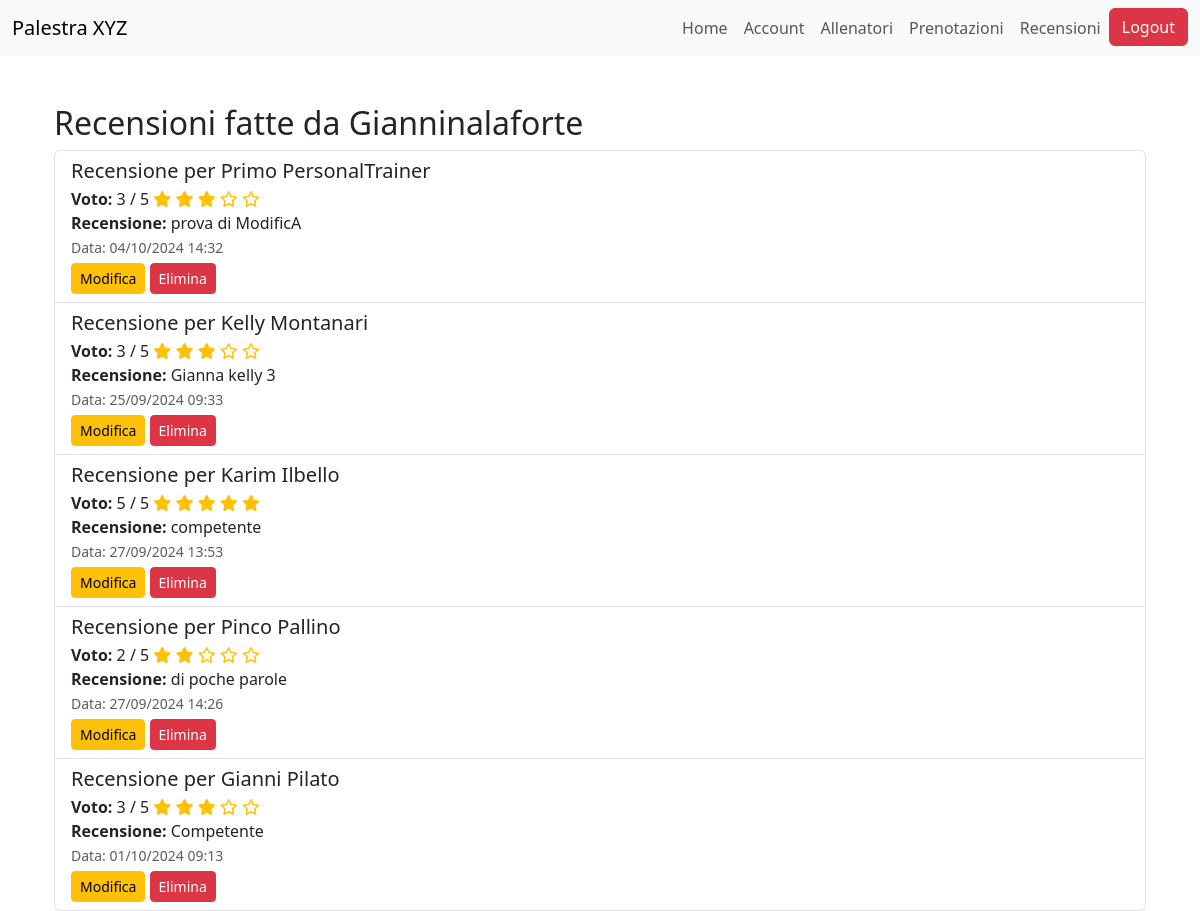
Page /reviews/lista/ (signed in) on the earlier database version.
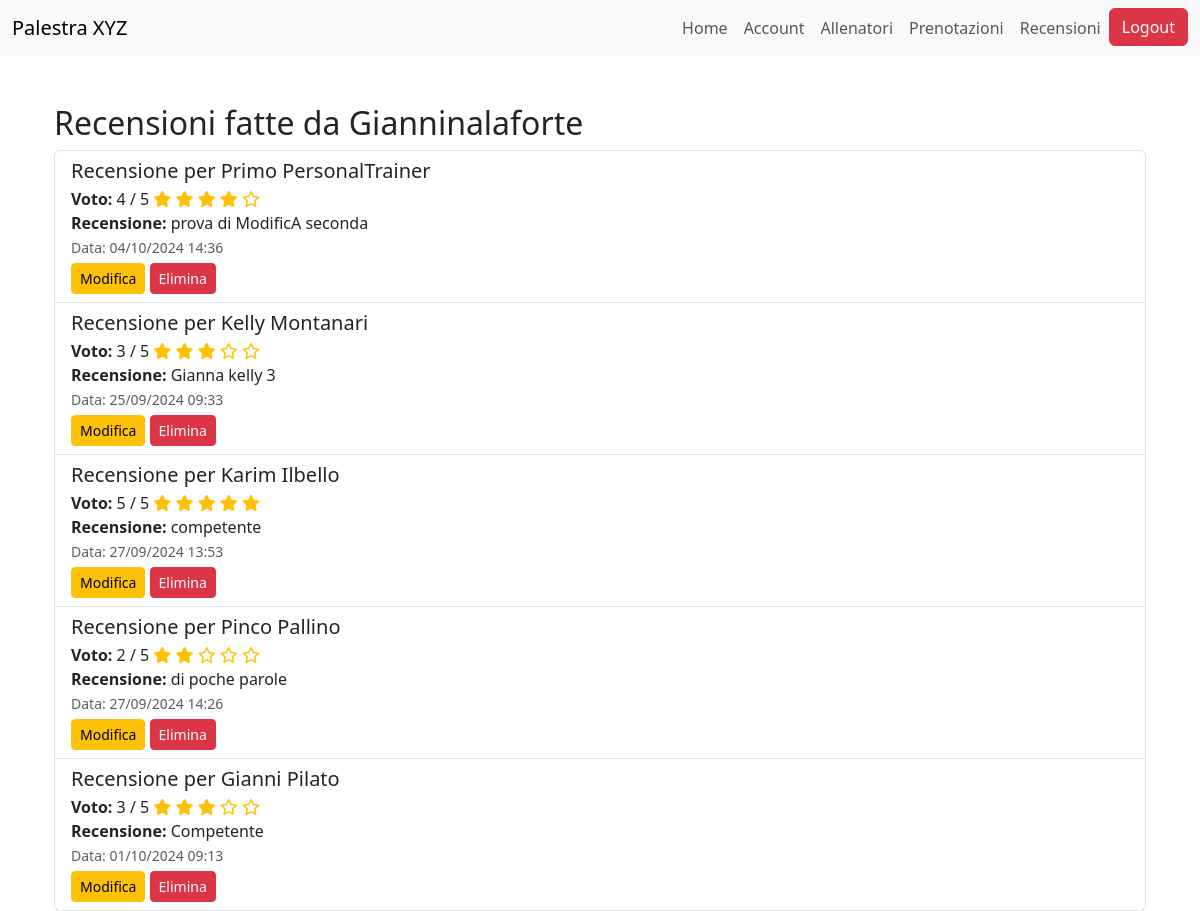
Same page on the later database version.
### reviews/models.py (models this page shows, shortened)
class Recensione(models.Model):
    registrato_utente = models.ForeignKey(RegistratoUtente, on_delete=models.CASCADE)
    personal_trainer = models.ForeignKey(PersonalTrainer, on_delete=models.CASCADE)
    recensione_testuale = models.TextField(max_length=500)
    voto = models.PositiveSmallIntegerField(choices=[(i, str(i)) for i in range(1, 6)])  # Voti da 1 a 5 stelle
    data_recensione = models.DateTimeField(auto_now_add=True)
    class Meta:
        verbose_name_plural = "Recensioni"
        constraints = [
            models.UniqueConstraint(fields=['registrato_utente', 'personal_trainer'], name='unique_recensione_per_trainer')
        ]

### trainers/models.py (models this page shows, shortened)
class PersonalTrainer(models.Model):
    user = models.OneToOneField(User, on_delete=models.CASCADE)
    nome = models.CharField(max_length=100)
    cognome = models.CharField(max_length=100)
    data_di_nascita = models.DateField()
    bio = models.TextField(max_length=500)
    SCELTA_PREFERENZE = [
        ("BB", "BodyBuilding"),
        ("PL", "PowerLifting"),
        ("CL", "Calisthenics"),
        ("ST", "StrongMen"),
        ("YG", "Yoga"),
        ("PS", "Pilates"),
        ("AR", "Aerobico")
    ]
    preferenze = models.CharField(max_length=2, choices=SCELTA_PREFERENZE)
    immagine_profilo = models.ImageField(upload_to=foto_profilo_upload_path, blank=True, null=True)
    competenze = models.TextField(max_length=500, default='Nessuna competenza')
    class Meta:
        verbose_name = "Personal Trainer"
        verbose_name_plural = "Personal Trainers"

### reviews/views.py (the view)
# urls.py: path('lista/', ReviewListView.as_view(), name='lista_recensioni'),
class ReviewListView(LoginRequiredMixin, ListView):
    model = Recensione
    template_name = 'reviews/lista_recensioni.html'
    def get_queryset(self):
        queryset = super().get_queryset()
        return queryset.filter(registrato_utente__user=self.request.user)

### reviews/templates/reviews/lista_recensioni.html
{% extends 'reviews/base.html' %}
{% block content %}
<div class="container mt-5">
  <h2>Recensioni fatte da {{ user.username }}</h2>
  {% if object_list %}
    <div class="list-group">
      {% for recensione in object_list %}
        <div class="list-group-item">
          <h5 class="mb-1">Recensione per {{ recensione.personal_trainer.nome }} {{ recensione.personal_trainer.cognome }}</h5>
          <p class="mb-1">
            <strong>Voto:</strong>
                            {{ recensione.voto }} / 5
                            <span>
                                {% for i in "12345" %}
                                    {% if i <= recensione.voto|floatformat %}
                                        <i class="fas fa-star text-warning"></i>
                                    {% else %}
                                        <i class="far fa-star text-warning"></i>
                                    {% endif %}
                                {% endfor %}
                            </span><br>
            <strong>Recensione:</strong> {{ recensione.recensione_testuale }}<br>
            <small class="text-muted">Data: {{ recensione.data_recensione|date:"d/m/Y H:i" }}</small>
          </p>
            <a href="{% url 'reviews:recensione_update' recensione.pk %}" class="btn btn-warning btn-sm">Modifica</a>
            <a href="{% url 'reviews:recensione_delete' recensione.pk %}" class="btn btn-danger btn-sm">Elimina</a>
        </div>
      {% endfor %}
    </div>
  {% else %}
    <p>Non ci sono recensioni disponibili.</p>
  {% endif %}
</div>
{% endblock %}

Differences in the rows shown:
changed Recensione "Primo": voto "3" → "4"; recensione_testuale "prova di ModificA" → "prova di ModificA seconda"; data_recensione "04/10/2024 14:32" → "04/10/2024 14:36"
